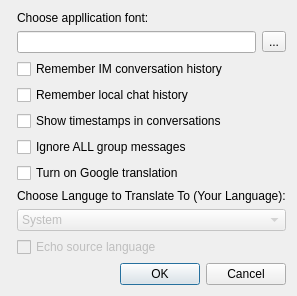
<?xml version="1.0" encoding="UTF-8"?>
<ui version="4.0">
 <class>Preferences</class>
 <widget class="QDialog" name="Preferences">
  <property name="windowModality">
   <enum>Qt::ApplicationModal</enum>
  </property>
  <property name="geometry">
   <rect>
    <x>0</x>
    <y>0</y>
    <width>388</width>
    <height>367</height>
   </rect>
  </property>
  <property name="sizePolicy">
   <sizepolicy hsizetype="Preferred" vsizetype="Preferred">
    <horstretch>0</horstretch>
    <verstretch>0</verstretch>
   </sizepolicy>
  </property>
  <property name="windowTitle">
   <string>Preferences</string>
  </property>
  <property name="sizeGripEnabled">
   <bool>false</bool>
  </property>
  <property name="modal">
   <bool>true</bool>
  </property>
  <layout class="QVBoxLayout" name="verticalLayout">
   <property name="sizeConstraint">
    <enum>QLayout::SetFixedSize</enum>
   </property>
   <item>
    <layout class="QFormLayout" name="formLayout">
     <property name="fieldGrowthPolicy">
      <enum>QFormLayout::AllNonFixedFieldsGrow</enum>
     </property>
     <item row="1" column="1">
      <widget class="QLabel" name="label_2">
       <property name="text">
        <string>Choose appllication font:</string>
       </property>
      </widget>
     </item>
     <item row="2" column="1">
      <layout class="QHBoxLayout" name="horizontalLayout">
       <item>
        <widget class="QLineEdit" name="m_fontEditBox">
         <property name="readOnly">
          <bool>true</bool>
         </property>
        </widget>
       </item>
       <item>
        <widget class="QToolButton" name="m_fontButton">
         <property name="text">
          <string>...</string>
         </property>
        </widget>
       </item>
      </layout>
     </item>
     <item row="3" column="1">
      <widget class="QCheckBox" name="m_persistImHistory">
       <property name="text">
        <string>Remember IM conversation history</string>
       </property>
      </widget>
     </item>
     <item row="4" column="1">
      <widget class="QCheckBox" name="m_persistLcHistory">
       <property name="text">
        <string>Remember local chat history</string>
       </property>
      </widget>
     </item>
     <item row="5" column="1">
      <widget class="QCheckBox" name="m_showTimestamps">
       <property name="text">
        <string>Show timestamps in conversations</string>
       </property>
      </widget>
     </item>
     <item row="9" column="1">
      <widget class="QLabel" name="label">
       <property name="text">
        <string>Choose Languge to Translate To (Your Language):</string>
       </property>
      </widget>
     </item>
     <item row="10" column="1">
      <widget class="QComboBox" name="m_localLanguage">
       <property name="enabled">
        <bool>false</bool>
       </property>
       <item>
        <property name="text">
         <string>System</string>
        </property>
       </item>
      </widget>
     </item>
     <item row="12" column="1">
      <widget class="QCheckBox" name="m_echoSourceLanguage">
       <property name="enabled">
        <bool>false</bool>
       </property>
       <property name="toolTip">
        <string>&lt;!DOCTYPE HTML PUBLIC &quot;-//W3C//DTD HTML 4.0//EN&quot; &quot;http://www.w3.org/TR/REC-html40/strict.dtd&quot;&gt;
&lt;html&gt;&lt;head&gt;&lt;meta name=&quot;qrichtext&quot; content=&quot;1&quot; /&gt;&lt;style type=&quot;text/css&quot;&gt;
p, li { white-space: pre-wrap; }
&lt;/style&gt;&lt;/head&gt;&lt;body style=&quot; font-family:'MS Shell Dlg 2'; font-size:8.25pt; font-weight:400; font-style:normal;&quot;&gt;
&lt;p style=&quot; margin-top:0px; margin-bottom:0px; margin-left:0px; margin-right:0px; -qt-block-indent:0; text-indent:0px;&quot;&gt;&lt;span style=&quot; font-size:8pt;&quot;&gt;If this is checked, SLiteChat will echo the source (orginal) language plus the translated result. To just show translated results,make sure this is unchecked.&lt;/span&gt;&lt;/p&gt;&lt;/body&gt;&lt;/html&gt;</string>
       </property>
       <property name="text">
        <string>Echo source language</string>
       </property>
      </widget>
     </item>
     <item row="7" column="1">
      <widget class="QCheckBox" name="m_enableGoogleTranslate">
       <property name="toolTip">
        <string>&lt;!DOCTYPE HTML PUBLIC &quot;-//W3C//DTD HTML 4.0//EN&quot; &quot;http://www.w3.org/TR/REC-html40/strict.dtd&quot;&gt;
&lt;html&gt;&lt;head&gt;&lt;meta name=&quot;qrichtext&quot; content=&quot;1&quot; /&gt;&lt;style type=&quot;text/css&quot;&gt;
p, li { white-space: pre-wrap; }
&lt;/style&gt;&lt;/head&gt;&lt;body style=&quot; font-family:'MS Shell Dlg 2'; font-size:8.25pt; font-weight:400; font-style:normal;&quot;&gt;
&lt;p style=&quot; margin-top:0px; margin-bottom:0px; margin-left:0px; margin-right:0px; -qt-block-indent:0; text-indent:0px;&quot;&gt;&lt;span style=&quot; font-size:8pt;&quot;&gt;If this is checked, SLiteChat will send all instant messages and local chat strings to Google for automatic language translation into your local language.&lt;/span&gt;&lt;/p&gt;&lt;/body&gt;&lt;/html&gt;</string>
       </property>
       <property name="text">
        <string>Turn on Google translation</string>
       </property>
      </widget>
     </item>
     <item row="6" column="1">
      <widget class="QCheckBox" name="m_ignoreAllGroupCheckBox">
       <property name="text">
        <string>Ignore ALL group messages</string>
       </property>
      </widget>
     </item>
    </layout>
   </item>
   <item>
    <widget class="QDialogButtonBox" name="buttonBox">
     <property name="orientation">
      <enum>Qt::Horizontal</enum>
     </property>
     <property name="standardButtons">
      <set>QDialogButtonBox::Cancel|QDialogButtonBox::Ok</set>
     </property>
    </widget>
   </item>
  </layout>
 </widget>
 <tabstops>
  <tabstop>m_fontEditBox</tabstop>
  <tabstop>m_fontButton</tabstop>
  <tabstop>m_persistImHistory</tabstop>
  <tabstop>m_persistLcHistory</tabstop>
  <tabstop>m_showTimestamps</tabstop>
  <tabstop>m_ignoreAllGroupCheckBox</tabstop>
  <tabstop>m_enableGoogleTranslate</tabstop>
  <tabstop>m_localLanguage</tabstop>
  <tabstop>m_echoSourceLanguage</tabstop>
  <tabstop>buttonBox</tabstop>
 </tabstops>
 <resources/>
 <connections>
  <connection>
   <sender>buttonBox</sender>
   <signal>accepted()</signal>
   <receiver>Preferences</receiver>
   <slot>OnAccepted()</slot>
   <hints>
    <hint type="sourcelabel">
     <x>248</x>
     <y>254</y>
    </hint>
    <hint type="destinationlabel">
     <x>157</x>
     <y>274</y>
    </hint>
   </hints>
  </connection>
  <connection>
   <sender>buttonBox</sender>
   <signal>rejected()</signal>
   <receiver>Preferences</receiver>
   <slot>reject()</slot>
   <hints>
    <hint type="sourcelabel">
     <x>316</x>
     <y>260</y>
    </hint>
    <hint type="destinationlabel">
     <x>286</x>
     <y>274</y>
    </hint>
   </hints>
  </connection>
  <connection>
   <sender>m_enableGoogleTranslate</sender>
   <signal>toggled(bool)</signal>
   <receiver>m_localLanguage</receiver>
   <slot>setEnabled(bool)</slot>
   <hints>
    <hint type="sourcelabel">
     <x>144</x>
     <y>140</y>
    </hint>
    <hint type="destinationlabel">
     <x>144</x>
     <y>184</y>
    </hint>
   </hints>
  </connection>
  <connection>
   <sender>m_fontButton</sender>
   <signal>clicked()</signal>
   <receiver>Preferences</receiver>
   <slot>OnFontButtonClicked()</slot>
   <hints>
    <hint type="sourcelabel">
     <x>232</x>
     <y>46</y>
    </hint>
    <hint type="destinationlabel">
     <x>127</x>
     <y>76</y>
    </hint>
   </hints>
  </connection>
  <connection>
   <sender>m_enableGoogleTranslate</sender>
   <signal>toggled(bool)</signal>
   <receiver>m_echoSourceLanguage</receiver>
   <slot>setEnabled(bool)</slot>
   <hints>
    <hint type="sourcelabel">
     <x>144</x>
     <y>144</y>
    </hint>
    <hint type="destinationlabel">
     <x>144</x>
     <y>168</y>
    </hint>
   </hints>
  </connection>
 </connections>
 <slots>
  <slot>OnAccepted()</slot>
  <slot>OnFontButtonClicked()</slot>
 </slots>
</ui>
